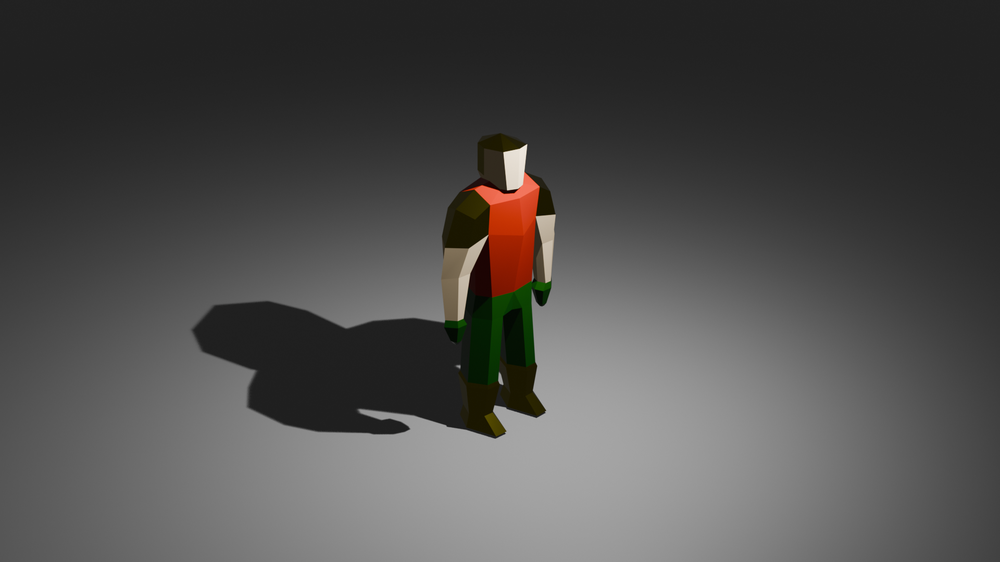
#> input picture examples/lofi_dude.png, 1000 x 562 px, shrunk from 1920 x 1080 before the run
$ python pix_degrader.py examples/lofi_dude.png
#> lines starting #> are read from the running program, lines starting #| are printed output that depends on the picture
import argparse
from enum import Enum
from io import BytesIO
import time
from PIL import Image, UnidentifiedImageError
from pathlib import Path
from concurrent.futures import ThreadPoolExecutor, Future, as_completed
from typing import Any, NamedTuple

class ColorSpaceMode(Enum):
    NONE = "none"
    BIT_DEPTH = "bit_depth"
    FROM_IMAGE = "image"

class InterpolationMode(Enum):
    NEAREST = "nearest"
    BILINEAR = "bilinear"

Size = tuple[int, int]

class Color(NamedTuple):
    r: float
    g: float
    b: float
    a: float = 1.0

    @classmethod
    def from_tuple(cls, t: tuple[float, ...]):
        return cls(
            t[0],
            t[1],
            t[2],
            t[3],
        )

    @classmethod
    def from_list(cls, t: list[float]):
        return Color.from_tuple(tuple(t))

    # [31 lines left out: functions __sub__, add, mul, dot, not called in this run]


Bitmap = list[list[Color]]

def size(s: str) -> Size:
    try:
        x, y = map(int, s.split(','))
        return x, y
    except:
        raise argparse.ArgumentTypeError("Size must be x,y")

def parse_args() -> argparse.Namespace:
    parser = argparse.ArgumentParser(
        prog="pix_degrader",
        usage="Lowers the quality of images in a retro gaming way :) Outputs in PNG format."
    )

    parser.add_argument(
        "input_path",
        metavar="INPUT_PATH",
        help="the input file or dir to be degraded",
        type=Path
    )

    parser.add_argument(
        "--output_path",
        help="the output file or dir",
        default="render",
        type=Path
    )

    parser.add_argument(
        "--output_size",
        help="the dimensions of the output image",
        default="128,128",
        type=size,
    )

    parser.add_argument(
        "--no_dither",
        help="disables dithering for values in between colors",
        action="store_true",
    )

    parser.add_argument(
        "--colorspace_mode",
        help="sets which mode to use when converting colorspace",
        choices=[x.value for x in list(ColorSpaceMode)],
        default=ColorSpaceMode.BIT_DEPTH.value
    )

    parser.add_argument(
        "--num_bits",
        help="used with colorspace_mode 'bit_depth'",
        type=int,
        default=4
    )

    parser.add_argument(
        "--color_palette",
        help="used with colorspace_mode 'image'",
    )

    parser.add_argument(
        "--skip_non_image_files",
        help="continues past non-image files without raising an error",
        action="store_true"
    )

    parser.add_argument(
        "--interpolation_mode",
        help="sets which method will be used to interpolate output colors",
        choices=[x.value for x in list(InterpolationMode)],
        default=InterpolationMode.NEAREST.value
    )

    parser.add_argument(
        "--keep_aspect_ratio",
        help="forces dimensions of output to the have same aspect ratio as input image, ignores output_size y-value",
        action="store_true"
    )

    parser.add_argument(
        "-V", "--version",
        action="version",
        version="pix_degrader 1.0"
    )

    args = parser.parse_args()

    args.interpolation_mode = InterpolationMode(args.interpolation_mode)
    args.colorspace_mode = ColorSpaceMode(args.colorspace_mode)

    return args

RGBA_BYTES: int = 4
RGB_BYTES: int = 3

def load_image(path: Path, args: argparse.Namespace) -> Bitmap:
    try:
        with Image.open(path) as intermediate:
            width = intermediate.size[0]
            height = intermediate.size[1]
            output: Bitmap = [[] for _ in range(height)]
            intermediate = intermediate.convert("RGBA")
            bytes = intermediate.tobytes()
            size = width * height
            if len(bytes) == size * RGBA_BYTES:
                for i in range(0, len(bytes), RGBA_BYTES):
                    color: Color = Color.from_list([b / 255 for b in bytes[i:i+RGBA_BYTES]])
                    y: int = (i // RGBA_BYTES) // width
                    output[y].append(color)
            else:
                raise ValueError(f"Unsupported image format!")

            return output
    except UnidentifiedImageError:
        if not args.skip_non_image_files:
            raise
        return []

def load_input_files(path: Path, args: argparse.Namespace) -> list[Bitmap]:

    paths: list[Path] = []

    if path.is_file():
        paths.append(path)
    else:
        for p in path.glob("**/*"):
            if p.is_file():
                paths.append(p)

    if not paths and not args.skip_non_image_files:
        raise ValueError("no files found to convert")
    elif len(paths) == 1:
        return [load_image(paths[0], args)]
#> in load_image, intermediate is the input picture: PIL image 1000x562 RGBA; mean R, G, B, A 78.6, 77.6, 76.5, 255
#> the loop in load_image, `for i in range(0, len(bytes), RGBA_BYTES):` made 562000 passes
#> (i, color) on passes 2 to 4: (4, (0.129, 0.129, 0.129, 1)), (8, (0.129, 0.129, 0.129, 1)), (12, (0.129, 0.129, 0.129, 1))
    else:
        imgs: list[Bitmap] = []
        with ThreadPoolExecutor() as ex:
            futures = [ex.submit(load_image, p, args) for p in paths]

            for future in as_completed(futures):
                imgs.append(future.result())

            return [a for a in imgs if a]
    return []

BAYER_2X2 = [
    [0 / 4, 2 / 4],
    [3 / 4, 1 / 4]
]

def dither_channel(v: float, x: int, y: int, levels: int) -> float:
    scaled = v * (levels - 1)
    base = int(scaled)
    frac = scaled - base

    threshold = BAYER_2X2[y % 2][x % 2]

    if frac > threshold:
        base += 1

    base = max(0, min(base, levels - 1))
    return base / (levels - 1)

# [16 lines left out: functions blend_ratio, cdist2, not called in this run]

def apply_filter(img: Bitmap, args: argparse.Namespace, palette: list[Color]) -> Bitmap:
    iw: int = len(img[0])
    ih: int = len(img)
    ow: int = args.output_size[0]
    oh: int = int(args.output_size[1] * ih / iw) if args.keep_aspect_ratio else args.output_size[1]
    r_img: Bitmap = [[] for _ in range(0, oh)]

    x_step: float = iw / ow
    y_step: float = ih / oh

    # Resize
    for y in range(0, oh):
        for x in range(0, ow):
            iy: int = int(y * y_step)
            ix: int = int(x * x_step)
            px: Color
            if args.interpolation_mode == InterpolationMode.BILINEAR:
                sx: float = (iw - 1) / max(1, ow - 1)
                sy: float = (ih - 1) / max(1, oh - 1)
                fx: float = x * sx
                fy: float = y * sy

                ix: int = int(fx)
                iy: int = int(fy)

                tx: float = fx - ix
                ty: float = fy - iy

                c00: Color = img[iy][ix]
                c10: Color = img[iy][min(ix + 1, iw - 1)]
                c01: Color = img[min(iy + 1, ih - 1)][ix]
                c11: Color = img[min(iy + 1, ih - 1)][min(ix + 1, iw - 1)]

                top: Color = c00.mul(1.0 - tx).add(c10.mul(tx))
                bottom: Color = c01.mul(1.0 - tx).add(c11.mul(tx))
                px = top.mul(1.0 - ty).add(bottom.mul(ty))

            elif args.interpolation_mode == InterpolationMode.NEAREST:
                px = img[iy][ix]
            else:
                raise ValueError("unkown interpolation mode")
            r_img[y].append(px)

    # Limit colorspace

    if args.colorspace_mode != ColorSpaceMode.NONE:
        if args.colorspace_mode == ColorSpaceMode.BIT_DEPTH:
            for y in range(len(r_img)):
                for x in range(len(r_img[0])):
                    levels: int = 2**args.num_bits
                    if args.no_dither:
                        r_img[y][x] = Color.from_list(
                            [
                                int(channel * (levels - 1)) / (levels - 1)
                                for channel in r_img[y][x]
                            ]
                        )
                    else:
                        px = r_img[y][x]
                        r_img[y][x] = Color.from_tuple((
                            dither_channel(px.r, x, y, levels),
                            dither_channel(px.g, x, y, levels),
                            dither_channel(px.b, x, y, levels),
                            px[3]
                        ))
        if args.colorspace_mode == ColorSpaceMode.FROM_IMAGE:
            for y in range(len(r_img)):
                for x in range(len(r_img[0])):
                    color: Color | None = None
                    second_nearest: Color | None = None
                    min_dist: float = 10000
                    px = r_img[y][x]
                    for c in palette:
                        dist: float = cdist2(c, px)
                        if min_dist > dist:
                            second_nearest = color
                            min_dist = dist
                            color = c

                    if color:
                        if args.no_dither:
                            r_img[y][x] = color
                        elif second_nearest:
                            t = blend_ratio(px, color, second_nearest)
                            b = BAYER_2X2[y % 2][x % 2]
                            if t > b:
                                r_img[y][x] = second_nearest
                            else:
                                r_img[y][x] = color
                        else:
                            r_img[y][x] = color
                    else:
                        raise ValueError("could not find matching color in palette")

    return r_img

def apply_filters(imgs: list[Bitmap], args: argparse.Namespace, palette: list[Color]) -> list[Bitmap]:
    if not imgs:
        return []
    elif len(imgs) == 1:
        return [apply_filter(imgs[0], args, palette)]
    else:
        f_imgs: list[Bitmap] = []
        with ThreadPoolExecutor() as ex:
            futures = [ex.submit(apply_filter, img, args, palette) for img in imgs]

            for future in as_completed(futures):
                f_imgs.append(future.result())

            return f_imgs

def convert_back(img: Bitmap) -> bytes:
    pil_img = Image.new("RGBA", (len(img[0]), len(img)))
    for y, xs in enumerate(img):
        for x, xv in enumerate(xs):
            pil_img.putpixel((x, y), tuple([ int(c * 255) for c in xv ]))

    buffer = BytesIO()
    pil_img.save(buffer, format="PNG")
    buffer.seek(0)
    return buffer.read()

def print_files(imgs: list[Bitmap], args: argparse.Namespace):

    img_datas: list[bytes] = []
    if not imgs:
        return
    elif len(imgs) == 1:
        img_datas.append(convert_back(imgs[0]))
    else:
        with ThreadPoolExecutor() as ex:
            futures = [ex.submit(convert_back, img) for img in imgs]

            for future in as_completed(futures):
                img_datas.append(future.result())

    output_path: Path = args.output_path
    if output_path.is_file():
        base_name = output_path.name.split('.')[0]
        output_path = output_path.parent
    else:
        base_name = "img_"

    output_path.mkdir(parents=True, exist_ok=True)
    base_name: str
    for i, data in enumerate(img_datas):
        full_path: Path = output_path
        if output_path.is_file() and i == 0:
            full_path = full_path.joinpath(base_name)
        else:
            full_path = full_path.joinpath(f"{base_name}{i}.png")

        with full_path.open(mode = "wb") as file:
            file.write(data)

def wait_for_worker(future: Future[Any]):
    secs: int = 0
    time.sleep(0.1) # To catch the case where the thread finishes immediately
    while not future.done():
        time.sleep(1.0)
        dots = "." * (secs % 3 + 1)
        print(f"working{dots} ({secs}s)")
        secs += 1
    print(f"took {secs}s")

def main():
    args = parse_args()

    print("==== PIX_DEGRADER 1.0 ====")
    print(" ======================== ")
    print("\n ")


    with ThreadPoolExecutor() as ex:
        print("loading input files")
        future = ex.submit(load_input_files, args.input_path, args)
        wait_for_worker(future)
        imgs = future.result()

        print("\n")

        print("applying filters")
        palette: list[Color] = []
        if args.color_palette:
            palette = list(set([
                c
                for row in load_image(args.color_palette, args)
                for c in row
            ]))

        future = ex.submit(apply_filters, imgs, args, palette)
        wait_for_worker(future)
        imgs = future.result()

        print("\n")
        print("writing output")
        future = ex.submit(print_files, imgs, args)
#> in convert_back, `pil_img = Image.new("RGBA", (len(img[0]), len(img)))`: pil_img: PIL image 128x128 RGBA; every value is 0
#> after the loop in convert_back, `for y, xs in enumerate(img):`:
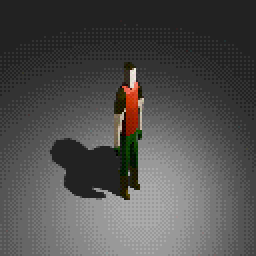
#> pil_img: PIL image 128x128 RGBA (shown 2 times larger); mean R, G, B, A 80.2, 79.2, 78.1, 255
        wait_for_worker(future)

        print("\n")
        print("Jobs done :3")
        print("made by William Lindgren ~ Duplo ~ https://github.com/Toireosu")

if __name__ == "__main__":
    main()
